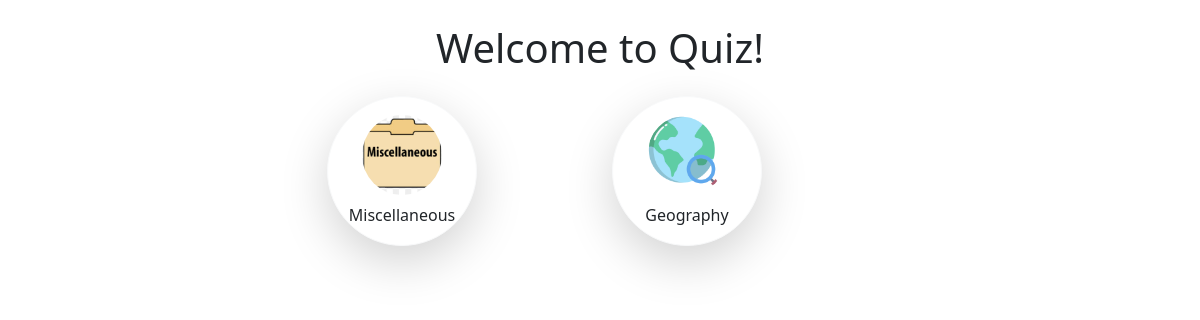
The page /category/ on the database its author committed.
### quizapp/models.py (models this page shows, shortened)
class Category(models.Model):
    id = models.UUIDField(primary_key=True, default=uuid.uuid4, editable=False)
    name = models.CharField(max_length=255, unique=True)
    category_image = models.ImageField(upload_to='category_images/', null=True, blank=True)
    created_at = models.DateTimeField(auto_now_add=True)
    updated_at = models.DateTimeField(auto_now=True)
    class Meta:
        verbose_name = 'Category'
        verbose_name_plural = 'Categories'

### quizapp/views.py (the view)
# urls.py: path('category/',views.category_view, name="category"),
def category_view(request):
    categories = Category.objects.all()
    context = {
       "categories": categories
    }
    return render(request, 'app/categories.html', context)

### quizapp/templates/app/categories.html (shortened to what this page needs)
{% extends "common/base.html" %}
{% load static %}
{% block content %}
<div class="container mt-4 text-center">
    <h1 class="mb-4">Welcome to Quiz!</h1>
    <div class="row justify-content-center">
        {% for category in categories %}
        <div class="col-md-3 col-sm-6 mb-3">
            <a href="{% url 'questions_page' category_id=category.id %}" class="btn btn-light d-flex flex-column align-items-center p-3 rounded-circle shadow-lg"
               style="width: 150px; height: 150px; display: flex; justify-content: center; align-items: center; border-radius: 50%; background-color: white;">
                <img src="{{ category.category_image.url }}" alt="{{ category.name }}" class="rounded-circle img-fluid"
                     style="width: 80px; height: 80px; object-fit: cover;">
                <span class="d-block mt-2 text-dark font-weight-bold">{{ category.name }}</span>
            </a>
        </div>
        {% empty %}
        <p>No categories available.</p>
        {% endfor %}
    </div>
</div>
{% endblock content %}

### rows shown on the page
Category: category_image (picture), name "Miscellaneous"
Category: category_image (picture), name "Geography"
